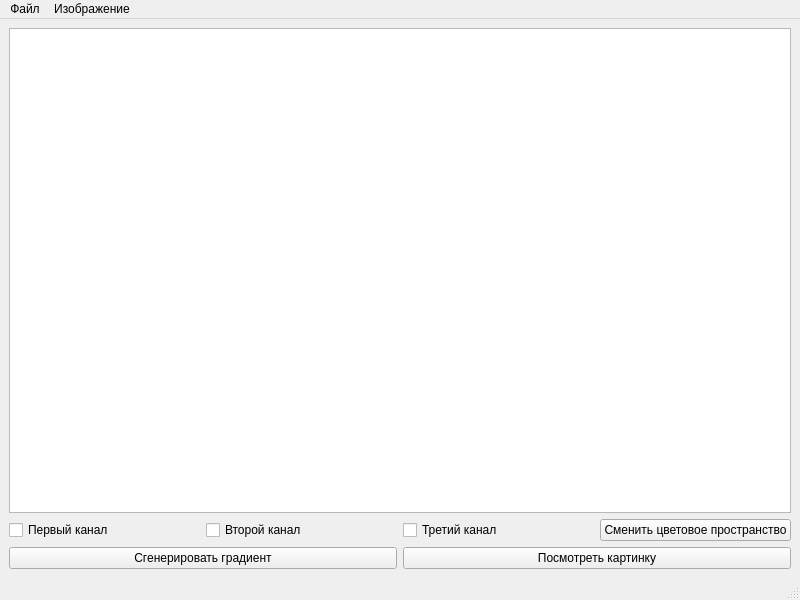
<?xml version="1.0" encoding="UTF-8"?>
<ui version="4.0">
 <class>MainWindow</class>
 <widget class="QMainWindow" name="MainWindow">
  <property name="geometry">
   <rect>
    <x>0</x>
    <y>0</y>
    <width>800</width>
    <height>600</height>
   </rect>
  </property>
  <property name="windowTitle">
   <string>MainWindow</string>
  </property>
  <widget class="QWidget" name="centralwidget">
   <layout class="QVBoxLayout" name="verticalLayout">
    <item>
     <widget class="QListWidget" name="colorChose"/>
    </item>
    <item>
     <layout class="QHBoxLayout" name="ColorChanges">
      <item>
       <widget class="QCheckBox" name="firstCh">
        <property name="text">
         <string>Первый канал</string>
        </property>
       </widget>
      </item>
      <item>
       <widget class="QCheckBox" name="secondCh">
        <property name="text">
         <string>Второй канал</string>
        </property>
       </widget>
      </item>
      <item>
       <widget class="QCheckBox" name="thirdCh">
        <property name="text">
         <string>Третий канал</string>
        </property>
       </widget>
      </item>
      <item>
       <widget class="QPushButton" name="changeColor">
        <property name="text">
         <string>Сменить цветовое пространство</string>
        </property>
       </widget>
      </item>
     </layout>
    </item>
    <item>
     <layout class="QHBoxLayout" name="file">
      <item>
       <widget class="QPushButton" name="gradGen">
        <property name="text">
         <string>Сгенерировать градиент</string>
        </property>
       </widget>
      </item>
      <item>
       <widget class="QPushButton" name="showImg">
        <property name="text">
         <string>Посмотреть картинку</string>
        </property>
       </widget>
      </item>
     </layout>
    </item>
   </layout>
  </widget>
  <widget class="QMenuBar" name="menubar">
   <property name="geometry">
    <rect>
     <x>0</x>
     <y>0</y>
     <width>800</width>
     <height>26</height>
    </rect>
   </property>
   <widget class="QMenu" name="menu">
    <property name="title">
     <string>Изображение</string>
    </property>
    <addaction name="gammaCorrection"/>
    <addaction name="mashtab"/>
    <addaction name="filter"/>
    <addaction name="dizerButton"/>
    <addaction name="contrastCorection"/>
   </widget>
   <widget class="QMenu" name="menu_2">
    <property name="title">
     <string>Файл</string>
    </property>
    <addaction name="openFile"/>
    <addaction name="saveFile"/>
   </widget>
   <addaction name="menu_2"/>
   <addaction name="menu"/>
  </widget>
  <widget class="QStatusBar" name="statusbar"/>
  <action name="gammaCorrection">
   <property name="text">
    <string>Гамма коррекция</string>
   </property>
  </action>
  <action name="openFile">
   <property name="text">
    <string>Открыть</string>
   </property>
  </action>
  <action name="saveFile">
   <property name="text">
    <string>Сохранить</string>
   </property>
  </action>
  <action name="dizerButton">
   <property name="text">
    <string>Уменьшить палитру</string>
   </property>
  </action>
  <action name="mashtab">
   <property name="text">
    <string>Масштабирование</string>
   </property>
  </action>
  <action name="filter">
   <property name="text">
    <string>Наложить фильтр</string>
   </property>
  </action>
  <action name="contrastCorection">
   <property name="text">
    <string>Корекция контрасности</string>
   </property>
  </action>
 </widget>
 <resources/>
 <connections/>
</ui>
